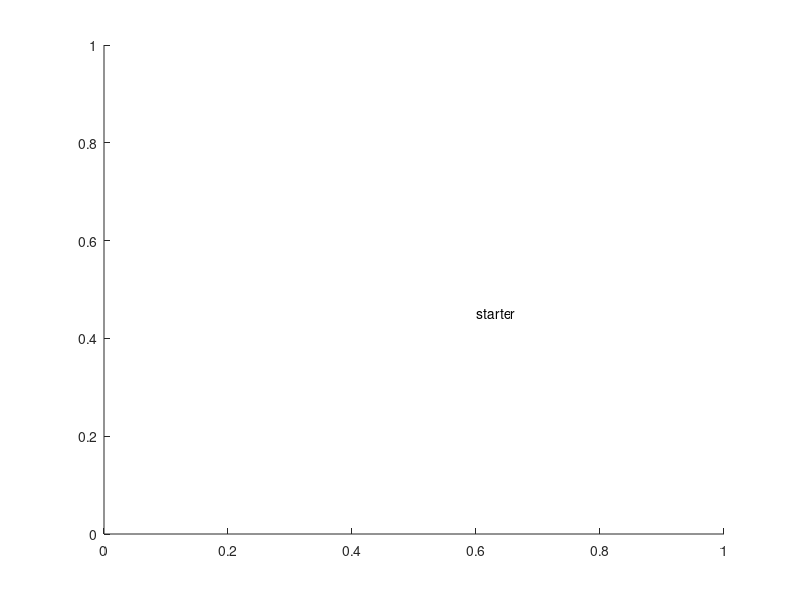

Reproduce this figure in MATLAB. (Note: this script raises an error after producing the figure.)
% plot_right_envelopes_pca_V106.m (developed as RPlotterwLineV106.mlx)
% Step 2 of 2 (right foot). Runs on the workspace left by a chopping script: overlays the stance envelopes, trims them to the shortest stance,
% saves them to filenameOUTPUT, standardizes them (z-score), and runs PCA (pca) with score and percent-explained plots.
% Run the left plotter first; the right plotter appends to the same .mat file. See README.md.
%
% ---- original header and revision history below ----
%Version 106 includes a step to shorten the stances to the shortest
% 
Xpl=[.33 .66]; Ypl=[0 0];
countext=text(0.6,0.45 , 'starter');
 XRenv=zeros(LenInd-1,dimMax);
 YRenvup=zeros(LenInd-1,dimMax);
 YRenvlo=zeros(LenInd-1,dimMax);
 Nskip = 6 %skip first few
for i = Nskip:LenInd-1 
xcoor=1:FtConLenR(i);
delete (countext);
   plot(xcoor/FtConLenR(i),chopOutRup(1:FtConLenR(i),i))
   axis([0 1 0 0.5])
   hold on
  
  XRenv(i,1:FtConLenR(i))=xcoor;
  YRenvup(i,1:FtConLenR(i))=(chopOutRup(1:FtConLenR(i),i))';
  YRenvlo(i,1:FtConLenR(i))=(chopOutRlo(1:FtConLenR(i),i))';

   plot(Xpl, Ypl, 'r', 'LineWidth',2)
   stepIndexstr=num2str(i);   
   countext= text(0.6,0.45 , stepIndexstr);
%ContVar = input('return to continue, 1 to stop');
   % if ContVar == 1  break
       % clf
   % end
end
strLegend=append(audiofile, ' Right envelopes');
title(strLegend, 'Interpreter','none', 'FontSize', 10)
hold off
% NOTICE WE ARE ALREADY USING EXTENDED STANCES; THESE ARE SENT OVER FROM THE CHOPPING PROGRAM
% Now we are going to find the shortest extended stance, call it MinLenL, and then go back and make all the extended stances that same length.   We will effectively find the center of each extended stance, and then add 1/2 of MinLenL data points in front and behind the midpoint
minLenR=min(FtConLenR(2:LenInd-1)); % exclude stance 1, it is zero, and exclude last stance since
                                    % last stance may not be complete

half = round(minLenR/2)-1;  % I shorten by one data point in case minLenL is odd

truncLen=2*half % This is the truncated length of all the extended stances
                   
YRenvupT=zeros(LenInd-1,truncLen);
XRenvT = zeros(LenInd-1,truncLen);

Fs = 44100 % the acoustic sampling frequency

for j = 1:truncLen
    XRenvT(:,j)=(j-1)/Fs;
end

figure

for i = Nskip:LenInd -1
    M=round(FtConLenR(i)/2);
    A=M-half;
    B=M+half; 
    
    YRenvupT(i,1:truncLen)=YRenvup(i,A:B-1);  % the T at the end of the variable is "truncated"
    plot(XRenvT(i,:),YRenvupT(i,:))
    hold on
end

x2pl=[truncLen/3/Fs truncLen*2/3/Fs];
y2pl = [0 0];
plot(x2pl, y2pl, 'r', 'LineWidth',2)
strLegend=append(audiofile, 'Right envelopes');
title(strLegend, 'Interpreter','none', 'FontSize', 10)
xlabel('Time (s)')
ylabel('Scaled acoustic envelope magnitude')
hold off
if ~exist('filenameOUTPUT','var'); filenameOUTPUT = 'TRIAL_OUTPUT.mat'; end   % output .mat file name (set by the chopping script)
Xsto_R= XRenvT';
Ysto_R = YRenvupT';
save(filenameOUTPUT, 'Xsto_R','Ysto_R','-append')
% I am now adding the PCA analysis.  Note to use in PCA I transpose to column vectors.   I also need to remove the columns that are skipped:
XPCA=XRenvT';
YPCA=YRenvupT';

%remove any skipped stances
XPCA=XPCA(:,Nskip+1:LenInd-1);
YPCA=YPCA(:,Nskip+1:LenInd-1);
% I will use the standarized variables for the PCA so I need to standardize the Y variable as a Z score.   Note the matlab functions:
Meanall =mean(YPCA,'all');
stdall=std(YPCA,1,'all');
YPCAs=(YPCA-Meanall)/stdall;   % the s at the end means standardized
figure
subplot(3,2,1)
plot(XPCA,YPCAs)
axis([0 2.5 -4 10])
hold on
plot(x2pl, [-3.95 -3.95], 'r', 'LineWidth',2)
legend(filelocationR, 'Interpreter','none')
title('Normalized Envelopes')
xlabel('seconds')

subplot(3,2,3)

[coeff,score,latent,tsquared,explained,mu] = pca(YPCAs);
Z=score*coeff'+mu;
plot(XPCA, score(:,1),'b')
title('Score 1')
axis([0 2.5 -30 30])
xlabel('seconds')
hold on
plot([0,2.5],[0,0],'k','LineWidth',0.1)
plot(x2pl, [-30 -30], 'r', 'LineWidth',2)

subplot(3,2,5)
plot(XPCA,score(:,2),'b')
title('Score 2')
axis([0 2.5 -30 30])
xlabel('seconds')
hold on
plot([0,2.5],[0,0],'k','LineWidth',0.1)
plot(x2pl, [-30 -30], 'r', 'LineWidth',2)

subplot(3,2,2)
plot(XPCA,score(:,3),'b')
title('Score 3')
axis([0 2.5 -30 30])
xlabel('seconds')
hold on
plot([0,2.5],[0,0],'k','LineWidth',0.1)
plot(x2pl, [-30 -30], 'r', 'LineWidth',2)

subplot(3,2,4)
plot(XPCA,score(:,4),'b')
title('Score 4')
axis([0 2.5 -30 30])
xlabel('seconds')
hold on
plot([0,2.5],[0,0],'k','LineWidth',0.1)
plot(x2pl, [-30 -30], 'r', 'LineWidth',2)

subplot(3,2,6)
NumOfStepV=size(explained);
NumStps=NumOfStepV(1,1); 
xAxisExp=1:NumStps; xAxisExp=xAxisExp/NumStps;
plot([1:20],explained(1:20),'-o')
axis([0 20 0 100])
title('Percent Explained')
xlabel('Principal Component Number')
grid on
